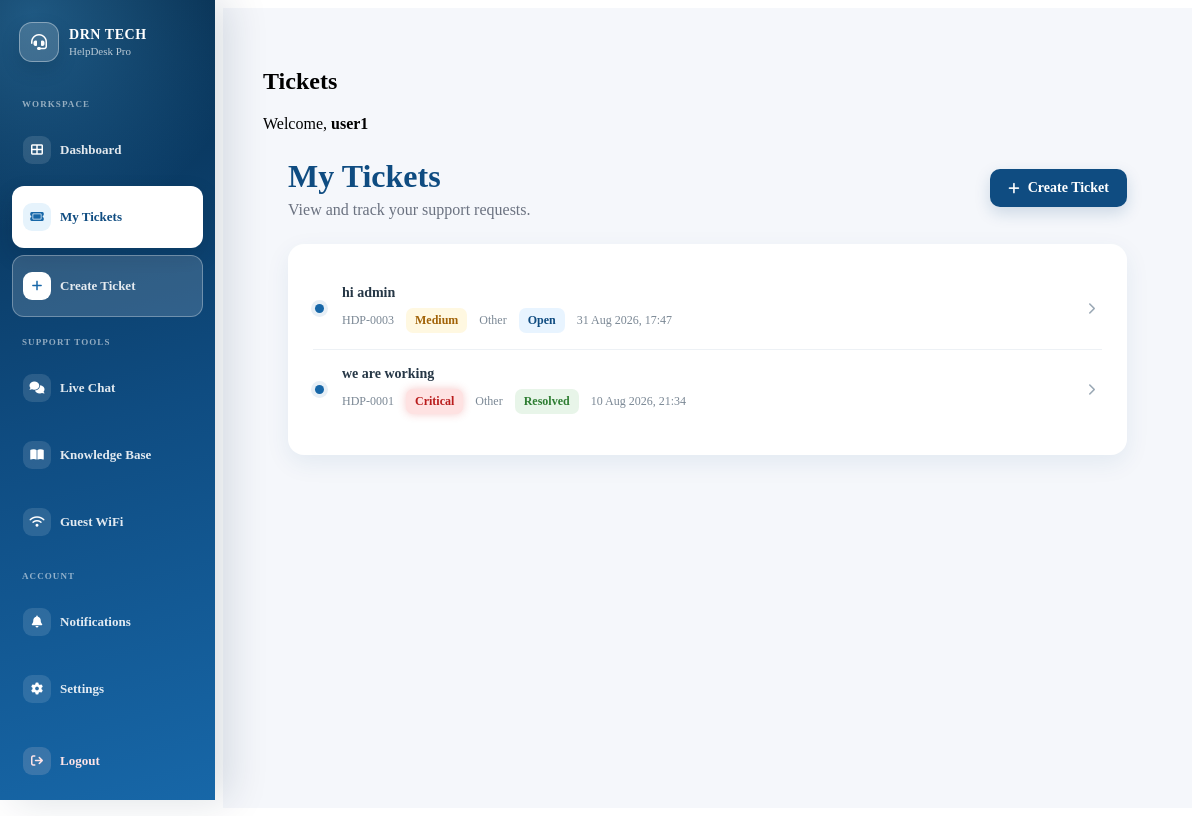
Page /tickets (signed in) on the committed database.
### app.py (models this page shows, shortened)
class User(UserMixin, db.Model):
    id = db.Column(
        db.Integer,
        primary_key=True,
    )
    username = db.Column(
        db.String(100),
        nullable=False,
    )
    email = db.Column(
        db.String(120),
        unique=True,
        nullable=False,
    )
    password = db.Column(
        db.String(255),
        nullable=False,
    )
    is_admin = db.Column(
        db.Boolean,
        default=False,
        nullable=False,
    )
    is_active = db.Column(
        db.Boolean,
        default=True,
        nullable=False,
    )

class Ticket(db.Model):
    id = db.Column(
        db.Integer,
        primary_key=True,
    )
    ticket_number = db.Column(
        db.Integer,
        nullable=False,
    )
    subject = db.Column(
        db.String(200),
        nullable=False,
    )
    description = db.Column(
        db.Text,
        nullable=False,
    )
    priority = db.Column(
        db.String(20),
        nullable=False,
        default="Medium",
    )
    category = db.Column(
        db.String(50),
        nullable=False,
        default="Other",
    )
    status = db.Column(
        db.String(20),
        nullable=False,
        default="Open",
    )
    created_at = db.Column(
        db.DateTime,
        default=datetime.utcnow,
    )
    user_id = db.Column(
        db.Integer,
        db.ForeignKey("user.id"),
        nullable=False,
    )
    user = db.relationship(
        "User",
        backref=db.backref(
            "tickets",
            lazy=True,
        ),
    )

### app.py (the view)
@app.route("/tickets")
@login_required
def tickets():
    user_tickets = Ticket.query.filter_by(
        user_id=current_user.id
    ).order_by(
        Ticket.created_at.desc()
    ).all()
    return render_template(
        "tickets.html",
        tickets=user_tickets,
    )

### app.py (called while the page is built)
@login_manager.user_loader
def load_user(user_id):
    user = db.session.get(User, int(user_id))
    if not user:
        return None
    if not user.is_active:
        return None
    return user

def get_csrf_token():
    csrf_token = session.get("_csrf_token")
    if not csrf_token:
        csrf_token = token_urlsafe(32)
        session["_csrf_token"] = csrf_token
    return csrf_token

@app.before_request
def protect_post_requests():
    if request.method == "POST":
        validate_csrf_token()

@app.context_processor
def inject_notification_count():
    if not current_user.is_authenticated:
        return {
            "csrf_token": get_csrf_token(),
            "unread_notification_count": 0,
        }
    unread_notification_count = Notification.query.filter_by(
        recipient_id=current_user.id,
        is_read=False,
    ).count()
    return {
        "csrf_token": get_csrf_token(),
        "unread_notification_count": unread_notification_count,
    }

### templates/tickets.html (shortened to what this page needs)
{% extends "base.html" %}
{% block content %}
<div class="topbar-left">
    <h2>Tickets</h2>
</div>
<div class="topbar-right">
    <span>
        Welcome,
        <strong>{{ current_user.username }}</strong>
    </span>
</div>
<div class="tickets-page">
    <div class="tickets-header">
        <div>
            <h1>My Tickets</h1>
            <p>View and track your support requests.</p>
        </div>
        <a href="{{ url_for('create_ticket') }}" class="create-ticket-btn">
            <i class="fa-solid fa-plus"></i>
            Create Ticket
        </a>
    </div>
    <div class="tickets-card">
        {% if tickets %}
        <ul class="user-ticket-list user-ticket-list-full">
            {% for ticket in tickets %}
            <li class="user-ticket-list-item">
                <span class="ticket-bullet" aria-hidden="true"></span>
                <a
                    href="{{ url_for('ticket_details', ticket_id=ticket.id) }}"
                    class="user-ticket-list-link"
                >
                    <div class="user-ticket-list-main">
                        <strong>{{ ticket.subject }}</strong>
                        <div class="user-ticket-list-meta">
                            <span>
                                HDP-{{ "%04d"|format(ticket.id) }}
                            </span>
                            <span
                                class="priority-badge
                                priority-{{ ticket.priority|lower }}"
                            >
                                {{ ticket.priority }}
                            </span>
                            <span>
                                {{ ticket.category }}
                            </span>
                            <span
                                class="status-badge
                                status-{{ ticket.status|lower|replace(' ', '-') }}"
                            >
                                {{ ticket.status }}
                            </span>
                            <span>
                                {% if ticket.created_at %}
                                    {{ ticket.created_at.strftime('%d %b %Y, %H:%M') }}
                                {% else %}
                                    —
                                {% endif %}
                            </span>
                        </div>
                    </div>
                    <span class="user-ticket-arrow">
                        <i class="fa-solid fa-chevron-right"></i>
                    </span>
                </a>
            </li>
            {% endfor %}
        </ul>
        {% endif %}
    </div>
</div>
{% endblock %}

### static/css/dashboard.css (style rules this page uses)
.create-ticket-btn { display: inline-flex; align-items: center; justify-content: center; gap: 8px; padding: 11px 18px; border-radius: 10px; background: #0F4C81; color: #ffffff; font-size: 14px; font-weight: 600; text-decoration: none; box-shadow: 0 6px 16px rgba(15, 76, 129, 0.18); transition: transform 0.2s ease, box-shadow 0.2s ease, background 0.2s ease; }
.create-ticket-btn i { font-size: 13px; }
.tickets-page { padding: 25px; }
.tickets-header { display: flex; justify-content: space-between; align-items: center; gap: 20px; margin-bottom: 25px; }
.tickets-header h1 { margin: 0 0 6px; color: #0F4C81; }
.tickets-header p { margin: 0; color: #6b7280; }
.tickets-card { background: #ffffff; border-radius: 16px; padding: 25px; box-shadow: 0 8px 25px rgba(15, 76, 129, 0.08); overflow: hidden; }
.user-ticket-list { list-style: none; padding: 0; margin: 0; }
.user-ticket-list-item { display: flex; align-items: center; gap: 13px; border-bottom: 1px solid #edf1f5; transition: background 0.2s ease; }
.user-ticket-list-item:last-child { border-bottom: none; }
.ticket-bullet { width: 9px; height: 9px; flex: 0 0 9px; border-radius: 50%; background: #1767A8; box-shadow: 0 0 0 4px rgba(23, 103, 168, 0.10); }
.user-ticket-list-link { flex: 1; min-width: 0; display: flex; align-items: center; justify-content: space-between; gap: 15px; padding: 16px 5px; color: inherit; text-decoration: none; }
.user-ticket-list-main { min-width: 0; }
.user-ticket-list-main > strong { display: block; margin-bottom: 7px; color: #263746; font-size: 14px; }
.user-ticket-list-meta { display: flex; align-items: center; flex-wrap: wrap; gap: 8px 12px; color: #7a8794; font-size: 12px; }
.user-ticket-arrow { flex-shrink: 0; color: #9aa8b5; font-size: 12px; }
.user-ticket-list-full .user-ticket-list-item { padding-left: 2px; padding-right: 2px; }

### static/css/admin.css (style rules this page uses)
.priority-badge { display: inline-block; padding: 5px 9px; border-radius: 7px; font-size: 12px; font-weight: 600; }
.priority-medium { background: #fff8e1; color: #a16207; }
.priority-critical { background: #fee2e2; color: #b91c1c; box-shadow: 0 0 8px rgba(220, 38, 38, 0.25); }
.status-badge { display: inline-block; padding: 5px 9px; border-radius: 7px; font-size: 12px; font-weight: 600; }
.status-open { background: #e8f4ff; color: #0F4C81; }
.status-resolved { background: #e8f5e9; color: #2e7d32; }
.ticket-bullet { width: 9px; height: 9px; flex: 0 0 9px; border-radius: 50%; background: #1767A8; box-shadow: 0 0 0 4px rgba(23, 103, 168, 0.10); }

### rows in the picture
User: username "user1"
Ticket: subject "hi admin", id "0003", priority "Medium", category "Other", status "Open", created_at "31 Aug 2026, 17:47"
Ticket: subject "we are working", id "0001", priority "Critical", category "Other", status "Resolved", created_at "10 Aug 2026, 21:34"
